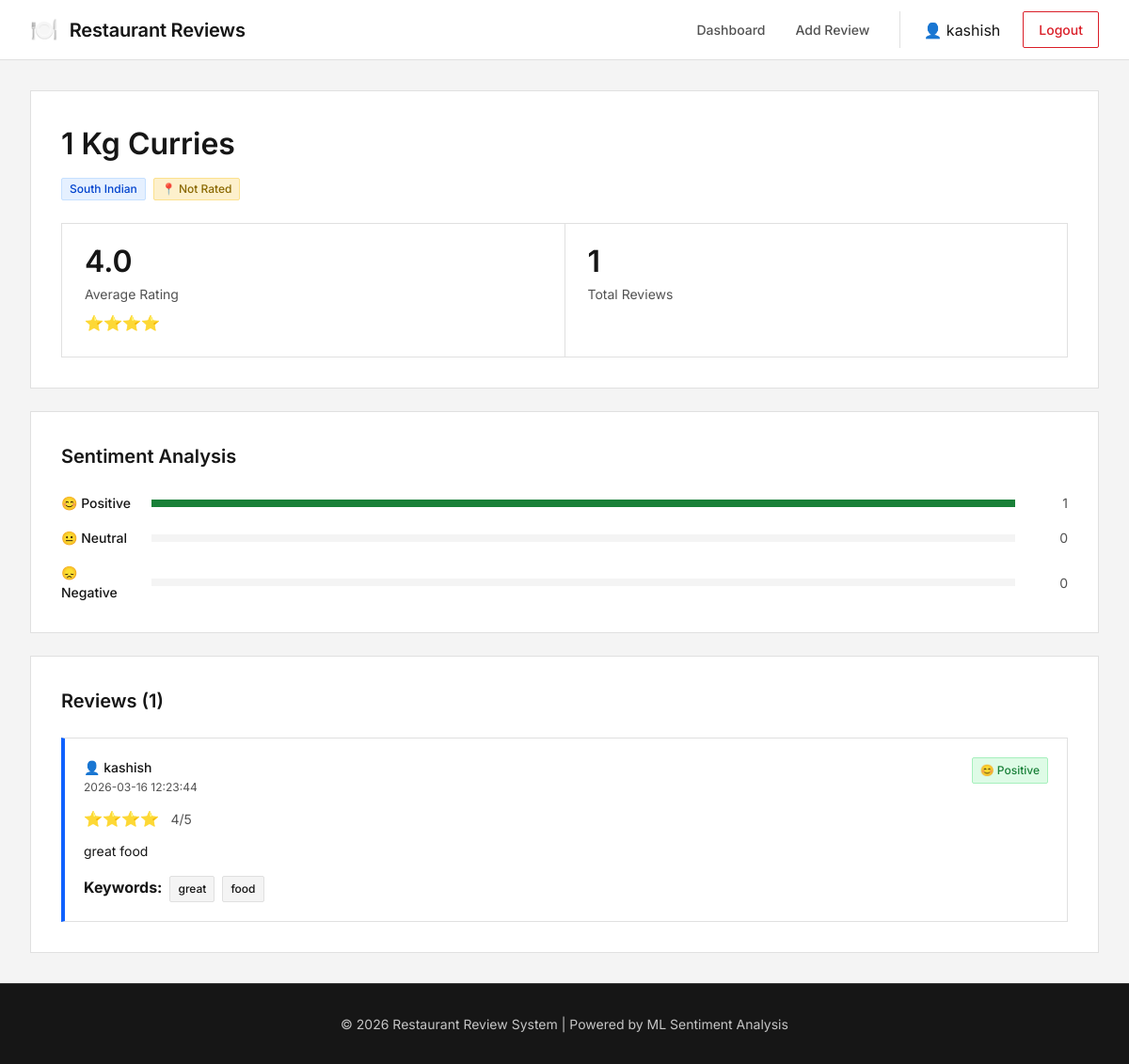
The page /restaurant/418 (signed in) on the database its author committed.
### tables this page shows
CREATE TABLE users (
        id INTEGER PRIMARY KEY AUTOINCREMENT,
        username TEXT UNIQUE NOT NULL,
        password TEXT NOT NULL,
        email TEXT,
        is_admin INTEGER DEFAULT 0,
        created_at TIMESTAMP DEFAULT CURRENT_TIMESTAMP
    );

CREATE TABLE restaurants (
        id INTEGER PRIMARY KEY AUTOINCREMENT,
        name TEXT UNIQUE NOT NULL,
        cuisine TEXT,
        location TEXT,
        created_at TIMESTAMP DEFAULT CURRENT_TIMESTAMP
    );

CREATE TABLE reviews (
        id INTEGER PRIMARY KEY AUTOINCREMENT,
        user_id INTEGER,
        restaurant_id INTEGER,
        review_text TEXT NOT NULL,
        rating INTEGER CHECK(rating >= 1 AND rating <= 5),
        sentiment TEXT,
        sentiment_score REAL,
        keywords TEXT,
        created_at TIMESTAMP DEFAULT CURRENT_TIMESTAMP,
        FOREIGN KEY (user_id) REFERENCES users(id),
        FOREIGN KEY (restaurant_id) REFERENCES restaurants(id)
    );

### app.py (the view)
@app.route('/restaurant/<int:restaurant_id>')
def restaurant_details(restaurant_id):
    conn = get_db()
    c = conn.cursor()
    c.execute("SELECT * FROM restaurants WHERE id = ?", (restaurant_id,))
    restaurant = c.fetchone()
    c.execute("""SELECT r.*, u.username
                 FROM reviews r
                 JOIN users u ON r.user_id = u.id
                 WHERE r.restaurant_id = ?
                 ORDER BY r.created_at DESC""", (restaurant_id,))
    reviews = c.fetchall()
    conn.close()
    if reviews:
        avg_rating = sum(r['rating'] for r in reviews) / len(reviews)
        sentiment_counts = {'positive': 0, 'neutral': 0, 'negative': 0}
        for r in reviews:
            sentiment_counts[r['sentiment']] += 1
    else:
        avg_rating = 0
        sentiment_counts = {'positive': 0, 'neutral': 0, 'negative': 0}
    return render_template('restaurant_details.html',
                         restaurant=restaurant,
                         reviews=reviews,
                         avg_rating=avg_rating,
                         sentiment_counts=sentiment_counts)

### app.py (called while the page is built)
@app.template_filter('from_json')
def from_json_filter(value):
    try:
        return json.loads(value) if value else []
    except:
        return []

def get_db():
    conn = sqlite3.connect(DATABASE)
    conn.row_factory = sqlite3.Row
    return conn

### templates/restaurant_details.html (shortened to what this page needs)
{% extends "base.html" %}
{% block content %}
<div class="container">
    <div class="restaurant-header">
        <div class="restaurant-title">
            <h1>{{ restaurant.name }}</h1>
            <div class="restaurant-badges">
                <span class="badge badge-cuisine">{{ restaurant.cuisine }}</span>
                <span class="badge badge-location">📍 {{ restaurant.location }}</span>
            </div>
        </div>
        <div class="restaurant-stats">
            <div class="stat-card">
                <div class="stat-value">{{ avg_rating|round(1) }}</div>
                <div class="stat-label">Average Rating</div>
                <div class="stars">
                    {% for i in range(avg_rating|int) %}⭐{% endfor %}
                </div>
            </div>
            <div class="stat-card">
                <div class="stat-value">{{ reviews|length }}</div>
                <div class="stat-label">Total Reviews</div>
            </div>
        </div>
    </div>
    <div class="sentiment-summary">
        <h2>Sentiment Analysis</h2>
        <div class="sentiment-bars">
            <div class="sentiment-bar">
                <span class="sentiment-label">😊 Positive</span>
                <div class="bar-container">
                    <div class="bar bar-positive" style="width: {{ (sentiment_counts.positive / reviews|length * 100)|round if reviews else 0 }}%"></div>
                </div>
                <span class="sentiment-count">{{ sentiment_counts.positive }}</span>
            </div>
            <div class="sentiment-bar">
                <span class="sentiment-label">😐 Neutral</span>
                <div class="bar-container">
                </div>
                <span class="sentiment-count">{{ sentiment_counts.neutral }}</span>
            </div>
            <div class="sentiment-bar">
                <span class="sentiment-label">😞 Negative</span>
                <div class="bar-container">
                </div>
                <span class="sentiment-count">{{ sentiment_counts.negative }}</span>
            </div>
        </div>
    </div>
    <div class="reviews-section">
        <h2>Reviews ({{ reviews|length }})</h2>
        {% if reviews %}
        <div class="reviews-list">
            {% for review in reviews %}
            <div class="review-card">
                <div class="review-header">
                    <div class="reviewer-info">
                        <span class="reviewer-name">👤 {{ review.username }}</span>
                        <span class="review-date">{{ review.created_at }}</span>
                    </div>
                    <span class="sentiment-badge sentiment-{{ review.sentiment }}">
                        {% if review.sentiment == 'positive' %}😊
                        {% elif review.sentiment == 'negative' %}😞
                        {% else %}😐{% endif %}
                        {{ review.sentiment|capitalize }}
                    </span>
                </div>
                <div class="rating">
                    {% for i in range(review.rating) %}⭐{% endfor %}
                    <span class="rating-text">{{ review.rating }}/5</span>
                </div>
                <p class="review-text">{{ review.review_text }}</p>
                {% if review.keywords %}
                <div class="review-keywords">
                    <strong>Keywords:</strong>
                    {% set keywords = review.keywords|from_json %}
                    {% for keyword in keywords %}
                    <span class="keyword-tag">{{ keyword }}</span>
                    {% endfor %}
                </div>
                {% endif %}
            </div>
            {% endfor %}
        </div>
        {% else %}
        <div class="empty-state">
            <p>No reviews yet. Be the first to review this restaurant!</p>
            <a href="{{ url_for('add_review') }}" class="btn btn-primary">Write a Review</a>
        </div>
        {% endif %}
    </div>
</div>
{% endblock %}

### templates/base.html (shortened to what this page needs)
<!DOCTYPE html>
<html lang="en">
<head>
    <link rel="stylesheet" href="{{ url_for('static', filename='style.css') }}">
</head>
<body>
    <nav class="navbar">
        <div class="nav-container">
            <div class="nav-brand">
                <span class="logo">🍽️</span>
                <span class="brand-name">Restaurant Reviews</span>
            </div>
            {% if session.user_id %}
            <div class="nav-menu">
                <a href="{{ url_for('dashboard') }}" class="nav-link">Dashboard</a>
                <a href="{{ url_for('add_review') }}" class="nav-link">Add Review</a>
                <div class="nav-user">
                    <span>👤 {{ session.username }}</span>
                    <a href="{{ url_for('logout') }}" class="btn-logout">Logout</a>
                </div>
            </div>
            {% else %}
            <div class="nav-menu">
                <a href="{{ url_for('login') }}" class="nav-link">Login</a>
                <a href="{{ url_for('register') }}" class="nav-link">Register</a>
            </div>
            {% endif %}
        </div>
    </nav>
    <main class="main-content">
        {% block content %}{% endblock %}
    </main>
    <footer class="footer">
        <p>&copy; 2026 Restaurant Review System | Powered by ML Sentiment Analysis</p>
    </footer>
</body>
</html>

### rows shown on the page
users: username "kashish"
restaurants: name "1 Kg Curries", cuisine "South Indian", location "Not Rated"
reviews: username "kashish", created_at "2026-03-16 12:23:44", sentiment "Positive", rating "4", review_text "great food", keywords "great" "food"

### other values the page prints
{{ avg_rating|round(1) }} "4.0"
{{ reviews|length }} "1"
{{ sentiment_counts.positive }} "1"
{{ sentiment_counts.neutral }} "0"
{{ sentiment_counts.negative }} "0"
